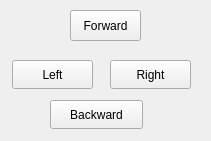
         <widget class="QWidget" name="joyStickD" native="true">
          <property name="geometry">
           <rect>
            <x>10</x>
            <y>150</y>
            <width>211</width>
            <height>141</height>
           </rect>
          </property>
          <property name="autoFillBackground">
           <bool>true</bool>
          </property>
          <widget class="QPushButton" name="forwardButton">
           <property name="geometry">
            <rect>
             <x>70</x>
             <y>10</y>
             <width>71</width>
             <height>31</height>
            </rect>
           </property>
           <property name="text">
            <string>Forward</string>
           </property>
          </widget>
          <widget class="QPushButton" name="rightButton">
           <property name="geometry">
            <rect>
             <x>110</x>
             <y>60</y>
             <width>81</width>
             <height>29</height>
            </rect>
           </property>
           <property name="text">
            <string>Right</string>
           </property>
          </widget>
          <widget class="QPushButton" name="backwardButton">
           <property name="geometry">
            <rect>
             <x>50</x>
             <y>100</y>
             <width>93</width>
             <height>29</height>
            </rect>
           </property>
           <property name="text">
            <string>Backward</string>
           </property>
          </widget>
          <widget class="QPushButton" name="leftButton">
           <property name="geometry">
            <rect>
             <x>12</x>
             <y>60</y>
             <width>81</width>
             <height>29</height>
            </rect>
           </property>
           <property name="text">
            <string>Left</string>
           </property>
          </widget>
         </widget>
